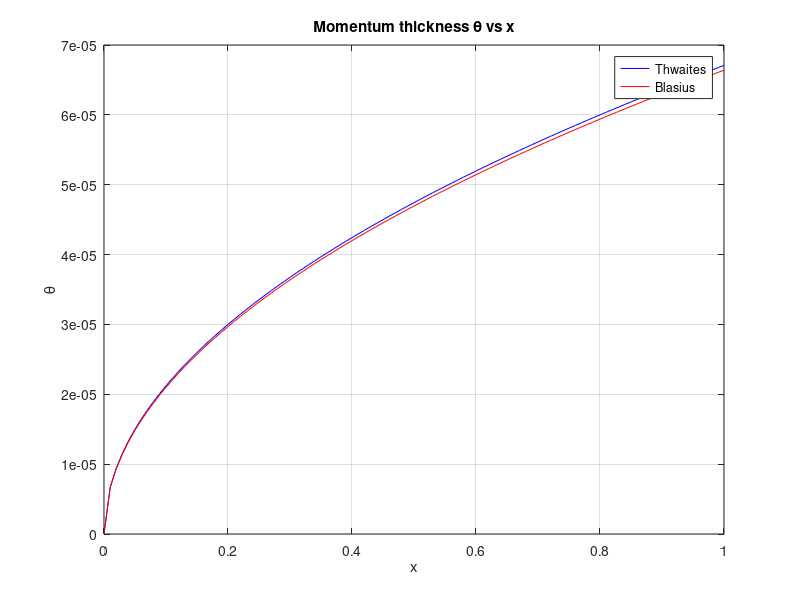
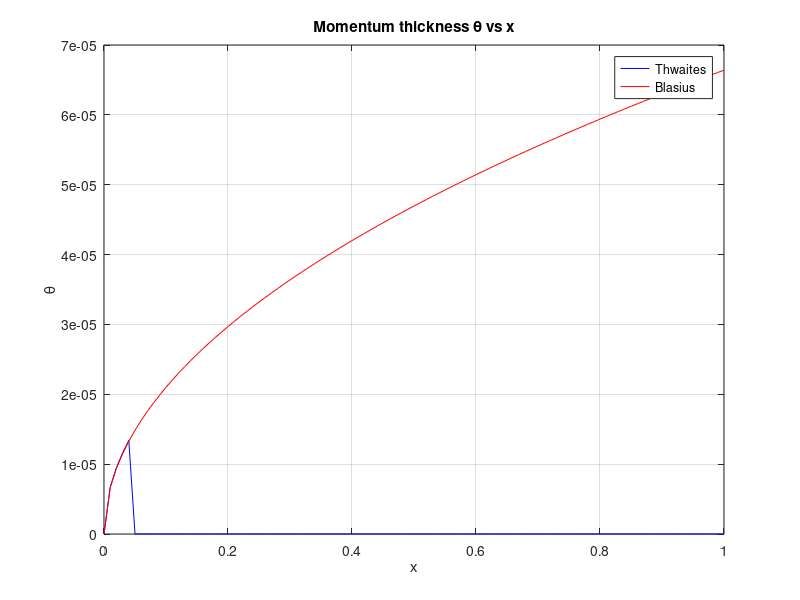

Recreate these plots in MATLAB, in order.
xa = 1;
ua = 5;
xb = 3;
ub = 10;
Re_l = 100*10^6;
dUe_dx = 0.02;
f1 = 0;
f2 = 0;

x = linspace(0, 1, 101);
ue = 1 * ones(size(x));  % Assuming constant ue = 1
theta = zeros(size(x));
theta_b = zeros(size(x));
theta_2 = zeros(size(x));

% Define the ueintbit function
function f = ueintbit(xa, ua, xb, ub)
    ubar = (ua + ub)/2;
    delu = ub - ua;
    delx = xb - xa;

    f = delx*(ubar^5 + (5*(ubar^3)*(delu^2))/6 + (ubar*(delu^4))/16);
end

function H = thwaites_lookup(m)
    %
    %  function H = thwaites_lookup(m)
    %
    %  Returns interpolated value of shape factor 
    %  for the specified value of Thwaites' 'm' parameter.  Based on tabulated
    %  values in Young, p90.
    %
    
    if m <= -0.25     % outside range of table, return values at -0.25
    
    %  l = 0.5;
      H = 2;
    
    elseif m <= 0.09    % interpolate from tabulated values
    
      mtab = [-.25 -.2 -.14 -.12 -.1 -.08 -.064 -.048 -.032 -.016 .0 .016 .032 ...
                 .04 .048 .056 .06 .064 .068 .072 .076 .080 .084 .086 .088 .09];
    
    %  ltab = [.5 .463 .404 .382 .359 .333 .313 .291 .268 .244 .22 .195 .168 ... 
    %            .153 .138 .122 .113 .104 .095 .085 .072 .056 .038 .027 .015 .0];
    
      Htab = [2 2.07 2.18 2.23 2.28 2.34 2.39 2.44 2.49 2.55 2.61 2.67 2.75 ...
               2.81 2.87 2.94 2.99 3.04 3.09 3.15 3.22 3.3 3.39 3.44 3.49 3.55];
    
    %  l = interp1(mtab,ltab,m);
      H = interp1(mtab,Htab,m);
    
    else      %  m > 0.09; b-l separated, return m = 0.09 values
    
    %  l = 0;
      H = 3.55;
    
    end
end

function He = laminar_He(H)
    %
    %  function He = laminar_He(H)
    %
    %  Provides energy shape factor He as function of shape factor H.
    %  Based on Eppler & Somers' expressions for H(He).
    %  For H < 1.855:              He = 1.742
    %      1.855 < H < 2.591       1.742 > He > 1.573 (analytical inversion)
    %      2.591 < H < 4.029       1.573 > He > 1.515 (iterative inversion)
    %
    
    if H <= 1.855 
    
      He = 89.582142/(2*25.715786);
    
    elseif H <= 2.5911
    
      He = (89.582142 - sqrt(89.582142^2 - 4*25.715786*(79.870845-H))) ...
                                                              /(2*25.715786);
    
    else
    
      He = 1.545;
      Heold = 0;
    
      while abs(He-Heold) > 0.0005
    
        dum = (4.02922 - H)/(583.60182 - 724.55916*He + 227.1822*He^2);
        Heold = He;
        He = 1.51509 + dum^2;
    
      end
    
    end
end

% Compute theta using integration
for i = 2:length(x)
    
    f1 = f1 + ueintbit(x(i-1), ue(i-1), x(i), ue(i));
    theta(i) = sqrt(f1 * (0.45/Re_l) / (ue(i)^6));  % Basic trapezoidal approximation

end

for i = 2:length(x)
    theta_b(i) = (0.664/Re_l^(1/2))*(x(i)^(1/2));
end

function ue = uecalc(dUe_dx,ue,x)
    ue(1) = 1;
    for n = 2:length(x)
        ue(n) = ue(n-1) + (dUe_dx*0.01); %X spacing.
    end
end 

ue = uecalc(dUe_dx,ue,x);

n = 101; % defines number of panels
laminar = true; % initializes boundary layer state flag
i = 1;
while laminar && i < n
    i = i + 1;
    
    f2 = f2 + ueintbit(x(i-1), ue(i-1), x(i), ue(i));
    theta_2(i) = sqrt(f2 * (0.45/Re_l) / (ue(i)^6));
    Re_theta(i) = Re_l*ue(i)*theta(i);

    m = -Re_l*((theta(i))^2)*(dUe_dx);
    He = laminar_He(thwaites_lookup(m));
    
    if log(Re_theta(i)) >= 18.4*He - 21.74
        laminar = false;

        %xt = x(i);
        %Re_thetat = Re_theta(i)/1000;
        disp([x(i) Re_theta(i)/1000])
    end
end

figure(1)
plot(x, theta, 'b-', x, theta_b, 'r-')
xlabel('x')
ylabel('\theta')
legend('Thwaites', 'Blasius')
title('Momentum thickness \theta vs x')
grid on

figure(2)
plot(x, theta_2, 'b-', x, theta_b, 'r-')
xlabel('x')
ylabel('\theta')
legend('Thwaites', 'Blasius')
title('Momentum thickness \theta vs x')
grid on